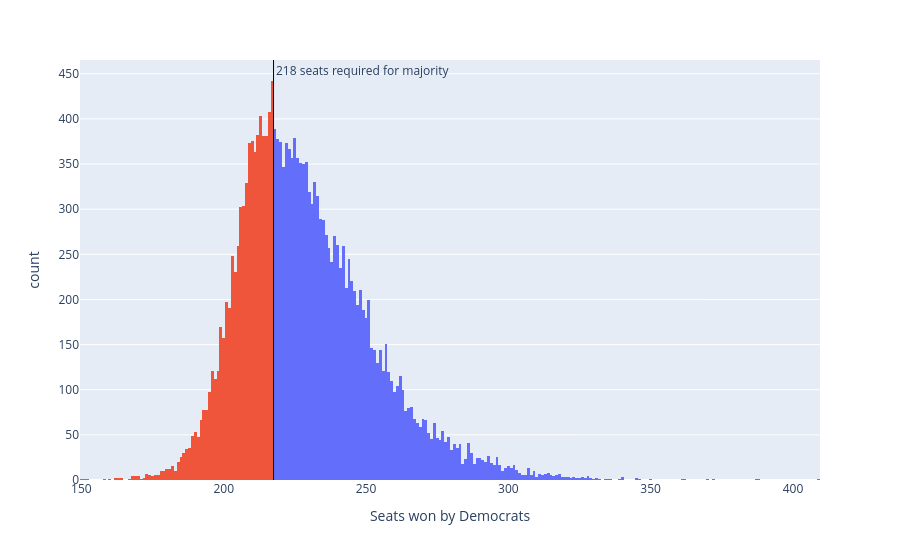

Notebook code cell kept with this figure:
### Code cell
sims_hist = px.histogram(seat_sims, x='seats', nbins=np.unique(seat_sims['seats']).shape[0]*2, color='winner', 
                         labels={'seats':'Seats won by Democrats', 'winner': 'Winner'})
sims_hist.update_traces(showlegend=False)
sims_hist.add_vline(x=217.5, line_width=1, line_color='black', annotation_text='218 seats required for majority', 
                    annotation_position='top right')
sims_hist

### Figure 1 — Plotly figure (JSON) as saved in the notebook; plotly's stock layout.template omitted (floating-point values rounded to 4 significant figures; data arrays with more than 128 entries replaced by an {"elided": "..."} marker saying what was removed)
{"data": [{"bingroup": "x", "hovertemplate": "Winner=Democrats<br>Seats won by Democrats=%{x}<br>count=%{y}<extra></extra>", "legendgroup": "Democrats", "marker": {"color": "#636efa", "pattern": {"shape": ""}}, "name": "Democrats", "nbinsx": 378, "orientation": "v", "showlegend": false, "type": "histogram", "x": {"elided": "13015 int values"}, "xaxis": "x", "yaxis": "y"}, {"bingroup": "x", "hovertemplate": "Winner=Republicans<br>Seats won by Democrats=%{x}<br>count=%{y}<extra></extra>", "legendgroup": "Republicans", "marker": {"color": "#EF553B", "pattern": {"shape": ""}}, "name": "Republicans", "nbinsx": 378, "orientation": "v", "showlegend": false, "type": "histogram", "x": {"elided": "6985 int values"}, "xaxis": "x", "yaxis": "y"}], "layout": {"annotations": [{"showarrow": false, "text": "218 seats required for majority", "x": 217.5, "xanchor": "left", "xref": "x", "y": 1, "yanchor": "top", "yref": "y domain"}], "barmode": "relative", "legend": {"title": {"text": "Winner"}, "tracegroupgap": 0}, "margin": {"t": 60}, "shapes": [{"line": {"color": "black", "width": 1}, "type": "line", "x0": 217.5, "x1": 217.5, "xref": "x", "y0": 0, "y1": 1, "yref": "y domain"}], "xaxis": {"anchor": "y", "domain": [0, 1], "title": {"text": "Seats won by Democrats"}}, "yaxis": {"anchor": "x", "domain": [0, 1], "title": {"text": "count"}}}}
